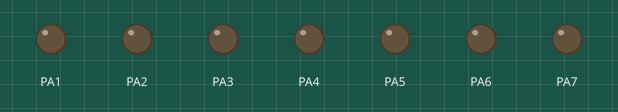
The program below on a simulated ATmega128, built with avr-gcc and emulated at 16 MHz. On the bench: output pins drawn as LEDs (lit = HIGH). Pins used as bus, display or sensor lines are not drawn.

Above: at 0.5 s.
At 2.5 s:
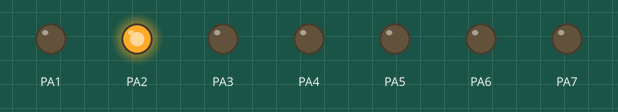
At 3.5 s:
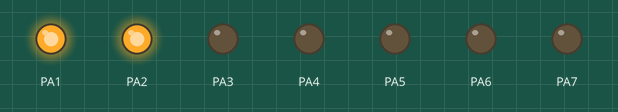
At 4.5 s:
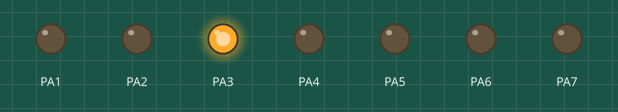
At 6.5 s:
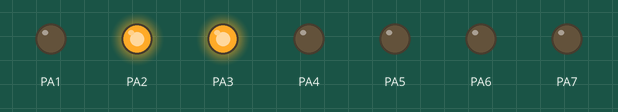
At 9.5 s:
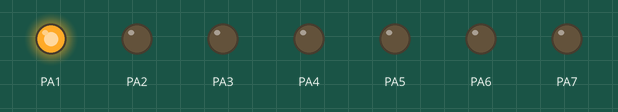
Timing chart, 0 to 10.4 s (numbered marks = the images above):
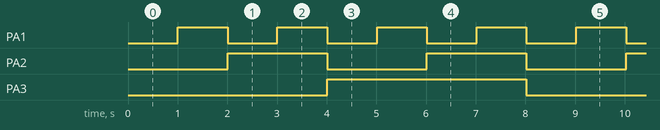

The program:

main.c
```c
/*
* LED_Blinking.c
*
* Created: 2022-09-08 오후 02:48:19
* Author :


#include <avr/io.h>

#define __DELAY_BACKWARD_COMPATIBLE__
#define F_CPU 16000000UL

#include <util/delay.h>


int main(void)
{
DDRA = 0xff;
int i = 0x01;

 Replace with your application code
//while (1)
{
PORTA = 0x0f;
_delay_ms(200);
PORTA = 0xf0;
_delay_ms(200);
i = 0x01;
for(int k = 0; k < 8; k++){
PORTA = i;
_delay_ms(200);
i = i << 1;
}
i = 0x80;
for(int k = 0; k < 8; k++){
PORTA = i;
_delay_ms(200);
i = i >> 1;
}
}
}*/
#include <avr/io.h>
#define __DELAY_BACKWARD_COMPATIBLE__
#define F_CPU 16000000UL

#include <util/delay.h>

int main(void)
{
	DDRA =0xff;
	while(1)
	{
		PORTA = 0x01;
		for(int i = 0; i < 8; i++){
			PORTA = i << 1;
			_delay_ms(1000);
		}
	}
}
```

Measured:
- by itself, PA1: alternates HIGH for 1.0 s and LOW for 1.0 s
- by itself, PA2: alternates HIGH for 2.0 s and LOW for 2.0 s
- by itself, PA3: alternates HIGH for 4.0 s and LOW for 4.0 s
